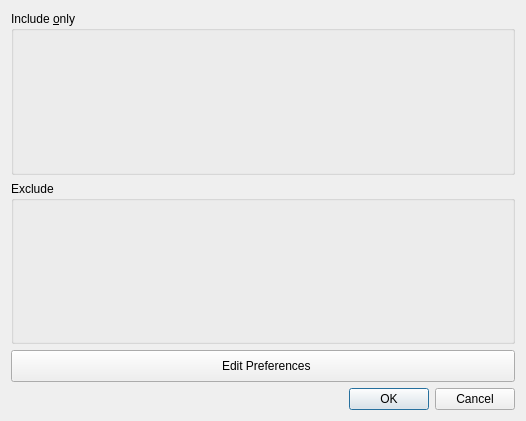
<?xml version="1.0" encoding="UTF-8"?>
<ui version="4.0">
 <class>ExportPDFDialog</class>
 <widget class="QDialog" name="ExportPDFDialog">
  <property name="geometry">
   <rect>
    <x>0</x>
    <y>0</y>
    <width>526</width>
    <height>421</height>
   </rect>
  </property>
  <property name="windowTitle">
   <string>Dialog</string>
  </property>
  <layout class="QVBoxLayout" name="verticalLayout">
   <item>
    <widget class="QGroupBox" name="groupBox">
     <property name="title">
      <string>Include &amp;only</string>
     </property>
     <layout class="QHBoxLayout" name="horizontalLayout">
      <item>
       <widget class="TagEditor" name="includeTagsEditor" native="true"/>
      </item>
     </layout>
    </widget>
   </item>
   <item>
    <widget class="QGroupBox" name="groupBox_2">
     <property name="title">
      <string>Exclude</string>
     </property>
     <layout class="QVBoxLayout" name="verticalLayout_2">
      <item>
       <widget class="TagEditor" name="excludeTagsEditor" native="true"/>
      </item>
     </layout>
    </widget>
   </item>
   <item>
    <widget class="QPushButton" name="buttonEditPreferences">
     <property name="minimumSize">
      <size>
       <width>32</width>
       <height>32</height>
      </size>
     </property>
     <property name="maximumSize">
      <size>
       <width>65536</width>
       <height>32</height>
      </size>
     </property>
     <property name="text">
      <string>  Edit Preferences</string>
     </property>
     <property name="icon">
      <iconset resource="../ressources.qrc">
       <normaloff>:/icons/icons/wrench52.png</normaloff>:/icons/icons/wrench52.png</iconset>
     </property>
    </widget>
   </item>
   <item>
    <widget class="QDialogButtonBox" name="buttonBox">
     <property name="orientation">
      <enum>Qt::Horizontal</enum>
     </property>
     <property name="standardButtons">
      <set>QDialogButtonBox::Cancel|QDialogButtonBox::Ok</set>
     </property>
    </widget>
   </item>
  </layout>
 </widget>
 <customwidgets>
  <customwidget>
   <class>TagEditor</class>
   <extends>QWidget</extends>
   <header>Dialogs/tageditor.h</header>
   <container>1</container>
  </customwidget>
 </customwidgets>
 <resources>
  <include location="../ressources.qrc"/>
 </resources>
 <connections>
  <connection>
   <sender>buttonBox</sender>
   <signal>accepted()</signal>
   <receiver>ExportPDFDialog</receiver>
   <slot>accept()</slot>
   <hints>
    <hint type="sourcelabel">
     <x>184</x>
     <y>399</y>
    </hint>
    <hint type="destinationlabel">
     <x>157</x>
     <y>274</y>
    </hint>
   </hints>
  </connection>
  <connection>
   <sender>buttonBox</sender>
   <signal>rejected()</signal>
   <receiver>ExportPDFDialog</receiver>
   <slot>reject()</slot>
   <hints>
    <hint type="sourcelabel">
     <x>184</x>
     <y>405</y>
    </hint>
    <hint type="destinationlabel">
     <x>286</x>
     <y>274</y>
    </hint>
   </hints>
  </connection>
 </connections>
</ui>
